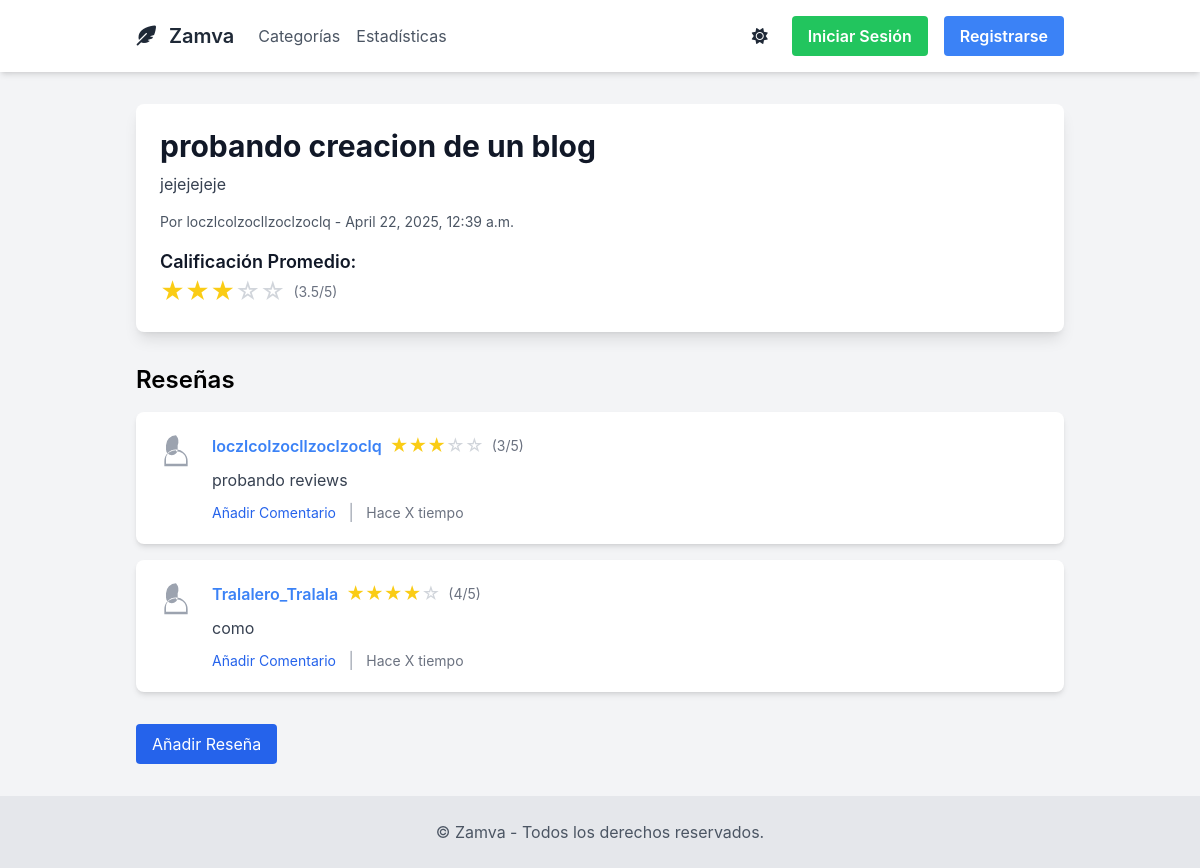
Page /blog/3/ on the committed database.
### blogapp/models.py (models this page shows, shortened)
class Blog(models.Model):
    title = models.CharField(max_length=200)
    content = RichTextField()
    image = models.ImageField(upload_to='blog_images/', blank=True, null=True)
    author = models.ForeignKey(User, on_delete=models.CASCADE)
    created_at = models.DateTimeField(auto_now_add=True)
    tags = TaggableManager()
    def average_rating(self):
        reviews = self.reviews.all()
        if reviews.exists():
            return sum(review.rating for review in reviews) / reviews.count()
        return 0

class Review(models.Model):
    blog = models.ForeignKey(Blog, on_delete=models.CASCADE, related_name='reviews')
    reviewer = models.ForeignKey(User, on_delete=models.CASCADE)
    rating = models.IntegerField(validators=[MinValueValidator(1), MaxValueValidator(5)])
    comment = RichTextField()
    created_at = models.DateTimeField(auto_now_add=True)

### blogapp/views.py (the view)
# urls.py: path('blog/<int:pk>/', BlogDetailView.as_view(), name='blog_detail'),
class BlogDetailView(DetailView):
    model = Blog
    template_name = 'blogapp/blog_detail.html'
    def get_context_data(self, **kwargs):
        context = super().get_context_data(**kwargs)
        blog = self.get_object()
        context['average'] = round(blog.average_rating(), 1)
        context['tags'] = blog.tags.all()
        return context

### blogapp/templates/blogapp/blog_detail.html (shortened to what this page needs)
{% extends 'blogapp/base.html' %}
{% block content %}
    <article class="bg-white dark:bg-gray-900 p-6 rounded-lg shadow-lg transition-all duration-700 ease-in-out dark:text-white text-gray-900 animate-fade-in">
        <h1 class="text-3xl font-bold mb-2">{{ object.title }}</h1>
        <p class="text-gray-700 dark:text-gray-300 mb-4">{{ object.content }}</p>
        <p class="text-sm text-gray-600 dark:text-gray-500">Por {{ object.author.username }} - {{ object.created_at }}</p>
        <div class="mt-4">
            <h3 class="text-lg font-semibold text-gray-900 dark:text-white">Calificación Promedio:</h3>
            <div class="flex items-center">
                {% for i in "12345"|make_list %}
                    {% if forloop.counter <= average %}
                        <span class="text-yellow-400 text-2xl">★</span>
                    {% else %}
                        <span class="text-gray-300 text-2xl">☆</span>
                    {% endif %}
                {% endfor %}
                <span class="ml-2 text-sm text-gray-500 dark:text-gray-400">({{ average }}/5)</span>
            </div>
        </div>
    </article>
    <section class="mt-8">
    <h2 class="text-2xl font-semibold mb-4">Reseñas</h2>
    {% for review in object.reviews.all %}
        <div class="bg-white dark:bg-gray-800 rounded-lg shadow-md p-5 mb-4">
            <div class="flex items-start">
                <div class="mr-4">
                    <svg class="w-10 h-10 rounded-full fill-current text-gray-400 dark:text-gray-600" xmlns="http://www.w3.org/2000/svg" viewBox="0 0 24 24">
                        <path d="M12 2a6 6 0 0 0-6 6v2.5a3.5 3.5 0 0 0 7 0V8a6 6 0 0 0-1-6m0 9c-2.7 0-5.8 1.6-6 4.9V19h12v-2.6c-.2-3.3-3.3-4.9-6-4.9m0-1a7 7 0 0 1 7 7v3h-14v-3a7 7 0 0 1 7-7z"/>
                    </svg>
                </div>
                <div>
                    <div class="flex items-center mb-2">
                        <p class="text-blue-500 dark:text-blue-300 font-semibold mr-2">{{ review.reviewer.username }}</p>
                        <div class="flex items-center mr-2">
                            {% for i in "12345"|make_list %}
                                {% if forloop.counter <= review.rating %}
                                    <span class="text-yellow-400 text-lg">★</span>
                                {% else %}
                                    <span class="text-gray-300 text-lg">☆</span>
                                {% endif %}
                            {% endfor %}
                        </div>
                        <span class="text-sm text-gray-500 dark:text-gray-400">({{ review.rating }}/5)</span>
                    </div>
                    <p class="text-gray-700 dark:text-gray-300">{{ review.comment }}</p>
                    <div class="mt-2">
                        <a href="{% url 'blogapp:add_comment' blog_pk=object.pk review_pk=review.pk %}" class="text-sm text-blue-600 dark:text-blue-400 hover:text-blue-500 dark:hover:text-blue-300">Añadir Comentario</a>
                        <span class="text-gray-400 mx-2">|</span>
                        <span class="text-sm text-gray-500 dark:text-gray-400">Hace X tiempo</span> </div>
                </div>
            </div>
        </div>
    {% empty %}
        <p class="text-gray-400">Aún no hay reseñas. Sé el primero en añadir una.</p>
    {% endfor %}
    <a href="{% url 'blogapp:add_review' object.pk %}" class="mt-4 inline-block bg-blue-600 hover:bg-blue-700 text-white px-4 py-2 rounded transition-colors">Añadir Reseña</a>
</section>
{% endblock %}

### blogapp/templates/blogapp/base.html (style rules this page uses)
body { font-family: 'Inter', sans-serif; background-color: #f8fafc; }

### rows in the picture
Blog: title "probando creacion de un blog", content "jejejejeje", author.username "loczlcolzocllzoclzoclq", created_at "April 22, 2025, 12:39 a.m."
Review: reviewer.username "loczlcolzocllzoclzoclq", rating "3", comment "probando reviews"
Review: reviewer.username "Tralalero_Tralala", rating "4", comment "como"

### other values in the picture
{{ average }} "3.5"
